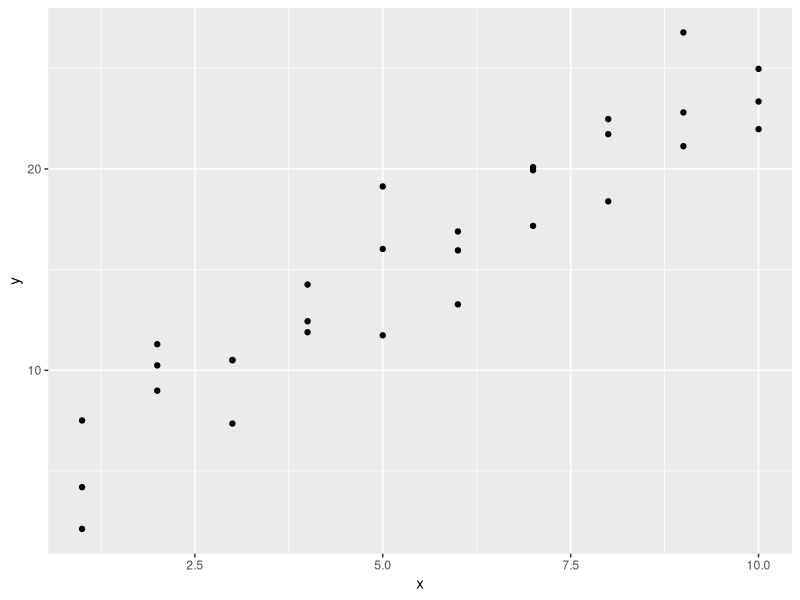
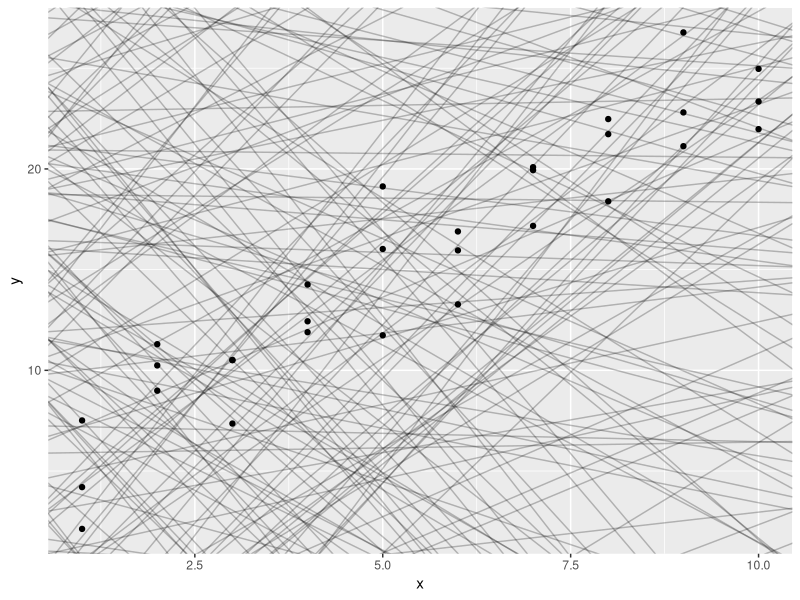
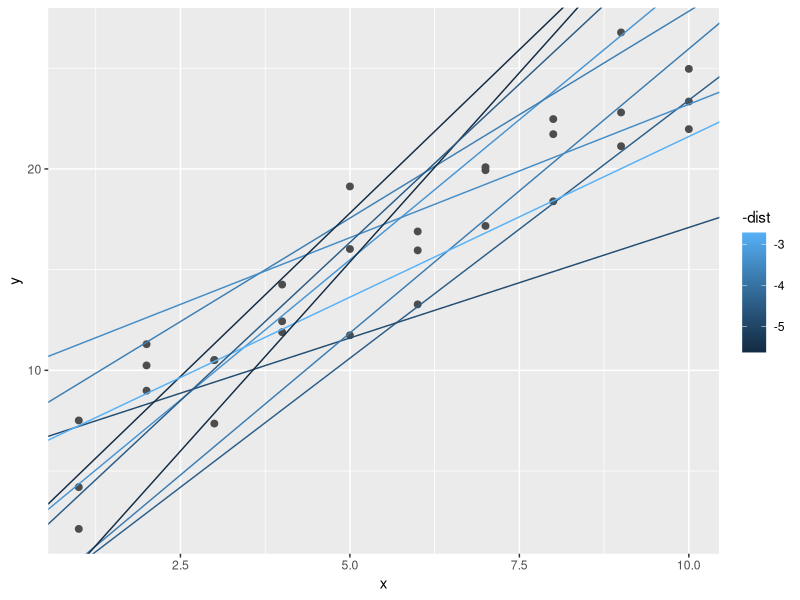
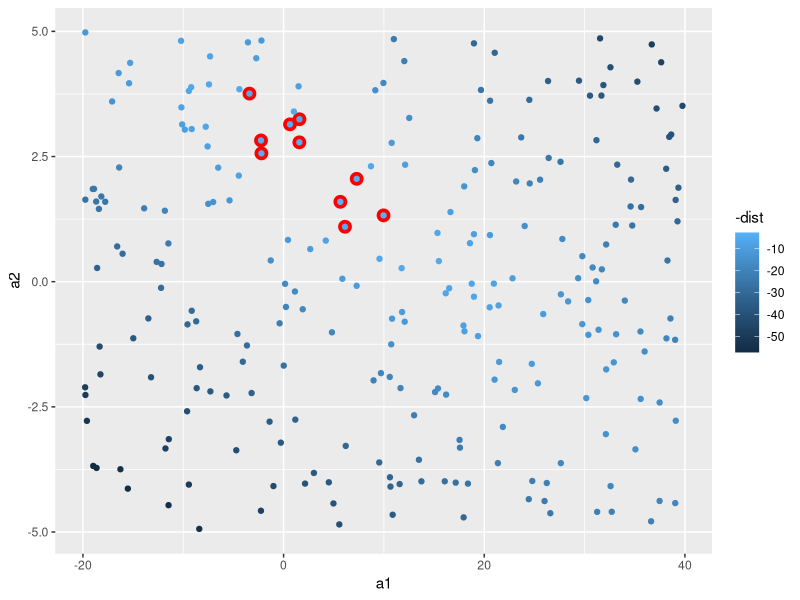
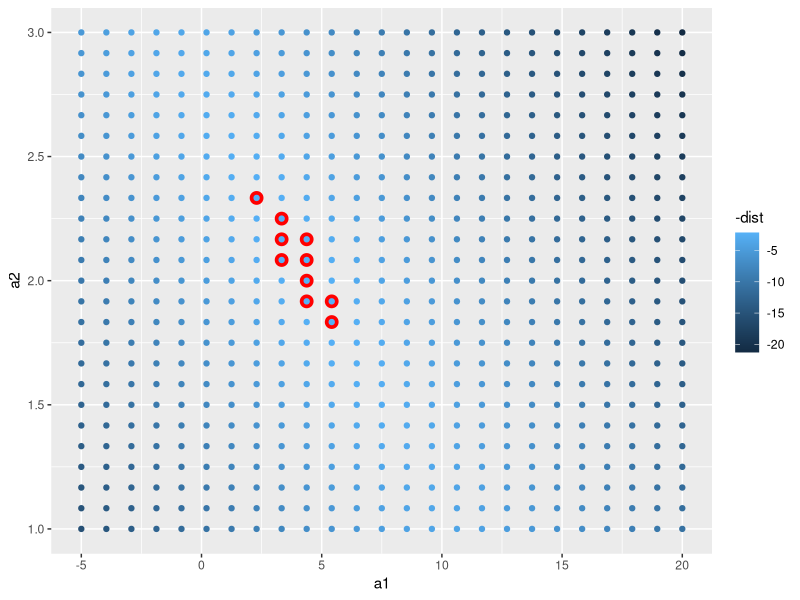
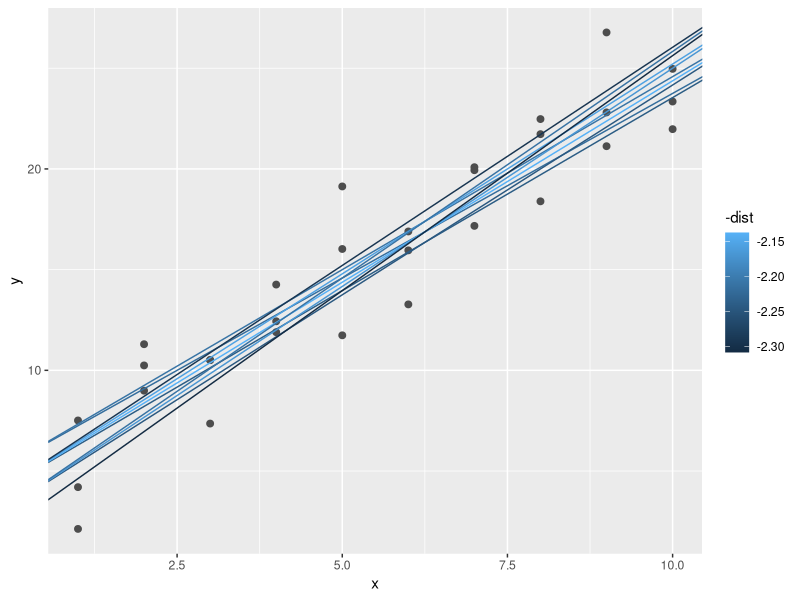
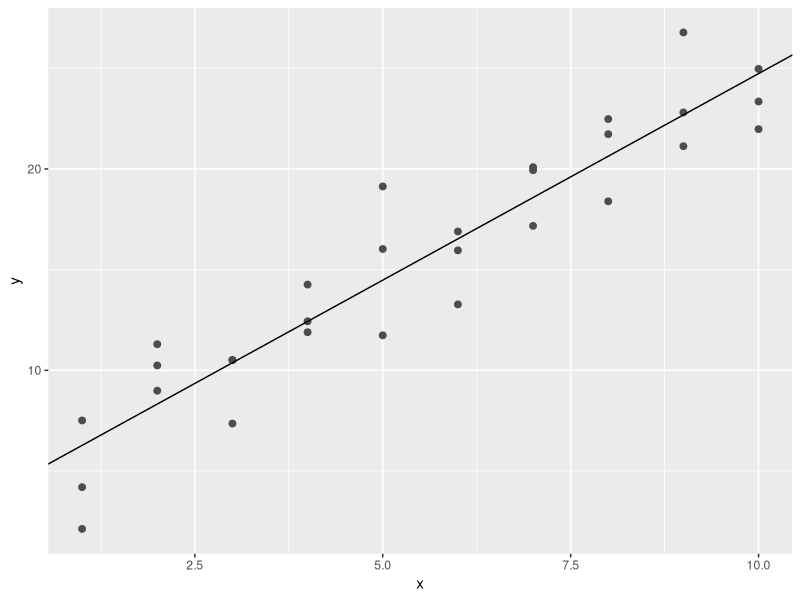
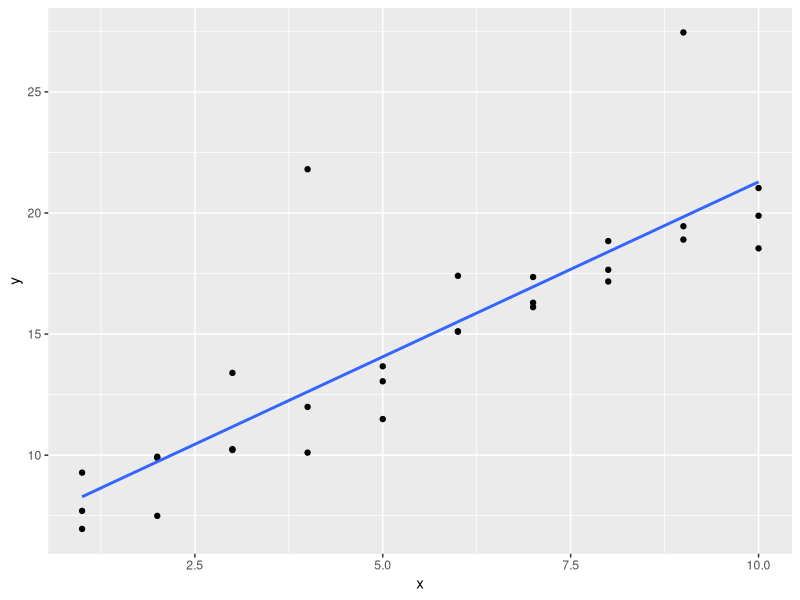

The R script that drew these images, in order:
# R for Data Science Chapter 18
# Model Basics with modelr
# Daniel J. Vera, Ph.D.
library(tidyverse)
library(modelr)
options(na.action = na.warn)

# A Simple Model ----------------------------------------------------------

ggplot(sim1, aes(x, y)) +
  geom_point()

models <- tibble(
  a1 = runif(250, -20, 40),
  a2 = runif(250, -5, 5)
)

ggplot(sim1, aes(x, y)) +
  geom_abline(
    aes(intercept = a1, slope = a2),
    data = models, alpha = 1/4
  ) +
  geom_point()

model1 <- function(a, data) {
  a[1] + data$x * a[2]
}
model1(c(7, 1.5), sim1)

measure_distance <- function(mod, data) {
  diff <- data$y - model1(mod, data)
  sqrt(mean(diff ^ 2))
}
measure_distance(c(7, 1.5), sim1)

sim1_dist <- function(a1, a2) {
  measure_distance(c(a1, a2), sim1)
}

models <- models %>%
  mutate(dist = purrr::map2_dbl(a1, a2, sim1_dist))
models

# overlay the 10 best models on the data.
ggplot(sim1, aes(x, y)) +
  geom_point(size = 2, color = "grey30") +
  geom_abline(
    aes(intercept = a1, slope = a2, color = -dist),
    data = filter(models, rank(dist) <= 10)
  )

ggplot(models, aes(a1, a2)) +
  geom_point(
    data = filter(models, rank(dist) <= 10),
    size = 4, color = "red"
  ) +
  geom_point(aes(color = -dist))

grid <- expand.grid(
  a1 = seq(-5, 20, length = 25),
  a2 = seq(1, 3, length = 25)
  ) %>% 
  mutate(dist = purrr::map2_dbl( a1, a2, sim1_dist))

grid %>%
  ggplot(aes(a1, a2)) +
  geom_point(
    data = filter(grid, rank(dist) <= 10),
    size = 4, color = "red"
  ) +
  geom_point(aes(color = -dist))

ggplot(sim1, aes(x, y)) +
  geom_point(size = 2, color = "grey30") +
  geom_abline(
    aes(intercept = a1, slope = a2, color = -dist),
    data = filter(grid, rank(dist) <= 10)
  )

best <- optim(c(0, 0), measure_distance, data = sim1)
best$par
ggplot(sim1, aes(x, y)) +
  geom_point(size = 2, color = "grey30") +
  geom_abline(intercept = best$par[1], slope = best$par[2])

sim1_mod <- lm(y ~ x, data = sim1)
coef(sim1_mod)

# Exercises 23.2.1 on website:
# http://r4ds.had.co.nz/iteration.html#exercises-60
# 1. One downside of the linear model is that it is sensitive to unusual
# values because the distance incorporates a squared term. Fit a linear 
# model to the simulated data below, and visualise the results. Rerun a
# few times to generate different simulated datasets. What do you notice
# about the model?

sim1a <- tibble(
  x = rep(1:10, each = 3),
  y = x * 1.5 + 6 + rt(length(x), df = 2)
  )

# Answer:
sim1a
sim1a_lm <- lm(y ~ x, data = sim1a)
coef(sim1a_lm)

ggplot(sim1a, aes(x, y)) +
  geom_point() +
  geom_smooth(method = "lm", se = FALSE)

simt <- function(i) {
  tibble(
    x = rep(1:10, each = 3),
    y = x * 1.5 + 6 + rt(length(x), df = 2),
    .id = i
  )
}

lm_df <- function(.data) {
  mod <- lm(y ~ x, data = .data)
  beta <- coef(mod)
  tibble(intercept = beta[1], slope = beta[2])
}

sims <- map(1:100, simt) %>%
  map_df(lm_df)

ggplot(sims, aes(x = intercept, y = slope)) +
  geom_point()

# 2. One way to make linear models more robust is to use a different 
# distance measure. For example, instead of root-mean-squared distance,
# you could use mean-absolute distance:
measure_distance <- function(mod, data) {
  diff <- data$y - make_prediction(mod, data)
  mean(abs(diff))
}

# Use optim() to fit this model to the simulated data above and compare it
# to the linear model.

# 3. One challenge with performing numerical optimisation is that it’s only
# guaranteed to find one local optima. What’s the problem with optimising a 
# three parameter model like this?

model1 <- function(a, data) {
  a[1] + data$x * a[2] + a[3]
  }